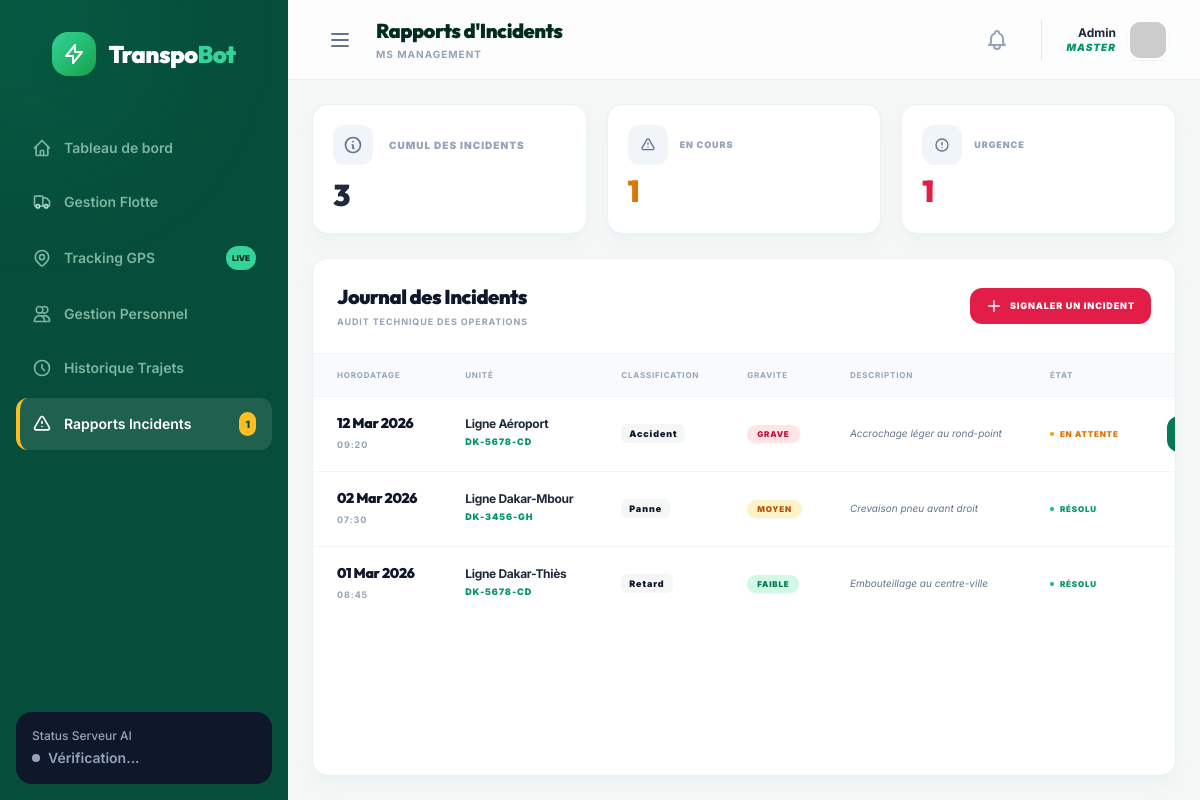
The app's page /incidents.php with its own data.
### tables this page shows
CREATE TABLE incidents (
    id INT AUTO_INCREMENT PRIMARY KEY,
    trajet_id INT NOT NULL,
    type ENUM('panne','accident','retard','autre') NOT NULL,
    description TEXT,
    gravite ENUM('faible','moyen','grave') DEFAULT 'faible',
    date_incident DATETIME NOT NULL,
    resolu BOOLEAN DEFAULT FALSE,
    created_at TIMESTAMP DEFAULT CURRENT_TIMESTAMP,
    FOREIGN KEY (trajet_id) REFERENCES trajets(id)
);

CREATE TABLE lignes (
    id INT AUTO_INCREMENT PRIMARY KEY,
    code VARCHAR(10) NOT NULL UNIQUE,
    nom VARCHAR(100),
    origine VARCHAR(100) NOT NULL,
    destination VARCHAR(100) NOT NULL,
    distance_km DECIMAL(6,2),
    duree_minutes INT,
    origine_lat DECIMAL(10,7) DEFAULT NULL,
    origine_lng DECIMAL(10,7) DEFAULT NULL,
    destination_lat DECIMAL(10,7) DEFAULT NULL,
    destination_lng DECIMAL(10,7) DEFAULT NULL
);

CREATE TABLE vehicules (
    id INT AUTO_INCREMENT PRIMARY KEY,
    immatriculation VARCHAR(20) NOT NULL UNIQUE,
    type ENUM('bus','minibus','taxi') NOT NULL,
    capacite INT NOT NULL,
    statut ENUM('actif','maintenance','hors_service') DEFAULT 'actif',
    kilometrage INT DEFAULT 0,
    date_acquisition DATE,
    latitude DECIMAL(10,7) DEFAULT NULL,
    longitude DECIMAL(10,7) DEFAULT NULL,
    carburant INT DEFAULT 100,
    vitesse DECIMAL(5,2) DEFAULT 0,
    created_at TIMESTAMP DEFAULT CURRENT_TIMESTAMP
);

### public/incidents.php (the view, shortened to what this page needs)
<?php
require_once 'includes/db.php';
include 'includes/header.php';
$incident_stats = [
    'total' => $pdo->query("SELECT COUNT(*) FROM incidents")->fetchColumn(),
    'non_resolus' => $pdo->query("SELECT COUNT(*) FROM incidents WHERE resolu = 0")->fetchColumn(),
    'graves' => $pdo->query("SELECT COUNT(*) FROM incidents WHERE gravite = 'grave' AND resolu = 0")->fetchColumn()
];
$incidents = $pdo->query("SELECT i.*, t.date_heure_depart, l.nom as ligne_nom, v.immatriculation
                          FROM incidents i
                          JOIN trajets t ON i.trajet_id = t.id
                          JOIN lignes l ON t.ligne_id = l.id
                          JOIN vehicules v ON t.vehicule_id = v.id
                          ORDER BY i.date_incident DESC")->fetchAll();
?>
<div class="grid grid-cols-1 md:grid-cols-3 gap-5 mb-6 shrink-0">
    <div class="bg-white p-5 rounded-2xl border border-slate-200/60 shadow-lg shadow-slate-200/30 group hover:translate-y-1 transition-all">
        <div class="flex items-center gap-4 mb-3">
            <div class="w-10 h-10 bg-slate-100 rounded-xl flex items-center justify-center text-slate-500 group-hover:bg-[#064e3b] group-hover:text-white transition-colors">
                <svg xmlns="http://www.w3.org/2000/svg" class="h-5 w-5" fill="none" viewBox="0 0 24 24" stroke="currentColor"><path stroke-linecap="round" stroke-linejoin="round" stroke-width="2" d="M13 16h-1v-4h-1m1-4h.01M21 12a9 9 0 11-18 0 9 9 0 0118 0z" /></svg>
            </div>
            <p class="text-[10px] font-black text-slate-400 uppercase tracking-widest">Cumul des Incidents</p>
        </div>
        <h3 id="stat-inc-total" class="text-3xl font-display font-black text-slate-800"><?php echo $incident_stats['total']; ?></h3>
    </div>
    <div class="bg-white p-5 rounded-2xl border border-slate-200/60 shadow-lg shadow-slate-200/30 group hover:translate-y-1 transition-all">
        <div class="flex items-center gap-3 mb-2">
            <div class="w-10 h-10 bg-slate-100 rounded-xl flex items-center justify-center text-slate-500 group-hover:bg-[#f59e0b] group-hover:text-white transition-colors">
            </div>
            <p class="text-[9px] font-black text-slate-400 uppercase tracking-widest">En cours</p>
        </div>
        <h3 id="stat-inc-current" class="text-3xl font-display font-black text-amber-600"><?php echo $incident_stats['non_resolus']; ?></h3>
    </div>
    <div class="bg-white p-5 rounded-2xl border border-slate-200/60 shadow-lg shadow-slate-200/30 group hover:translate-y-1 transition-all">
        <div class="flex items-center gap-3 mb-2">
            <div class="w-10 h-10 bg-slate-100 rounded-xl flex items-center justify-center text-slate-500 group-hover:bg-[#e11d48] group-hover:text-white transition-colors">
                <svg xmlns="http://www.w3.org/2000/svg" class="h-4 w-4" fill="none" viewBox="0 0 24 24" stroke="currentColor"><path stroke-linecap="round" stroke-linejoin="round" stroke-width="2" d="M12 8v4m0 4h.01M21 12a9 9 0 11-18 0 9 9 0 0118 0z" /></svg>
            </div>
            <p class="text-[9px] font-black text-slate-400 uppercase tracking-widest">Urgence</p>
        </div>
        <h3 id="stat-inc-grave" class="text-3xl font-display font-black text-rose-600"><?php echo $incident_stats['graves']; ?></h3>
    </div>
</div>
<div class="bg-white rounded-2xl border border-slate-200/60 overflow-hidden shadow-lg shadow-slate-200/30 flex-1 flex flex-col min-h-0">
    <div class="p-6 flex justify-between items-center bg-white/50 backdrop-blur-sm shrink-0">
        <div>
            <h2 class="text-xl font-display font-black text-slate-900 tracking-tight">Journal des Incidents</h2>
            <p class="text-[9px] text-slate-400 font-bold uppercase tracking-widest mt-1">Audit technique des operations</p>
        </div>
        <button onclick="addIncident()" class="bg-rose-600 text-white px-4 py-2.5 rounded-xl text-[9px] font-black uppercase tracking-widest hover:bg-rose-700 hover:shadow-lg transition-all flex items-center gap-2">
            <svg xmlns="http://www.w3.org/2000/svg" class="h-4 w-4" fill="none" viewBox="0 0 24 24" stroke="currentColor"><path stroke-linecap="round" stroke-linejoin="round" stroke-width="2" d="M12 4v16m8-8H4" /></svg>
            Signaler un Incident
        </button>
    </div>
    <div class="overflow-auto flex-1 custom-scrollbar min-h-0 border-t border-slate-100">
        <table class="w-full text-left">
            <thead class="bg-slate-50 text-slate-400 text-[8px] uppercase font-black tracking-widest">
                <tr>
                    <th class="px-6 py-4 border-b border-slate-100">Horodatage</th>
                    <th class="px-6 py-4 border-b border-slate-100">Unité</th>
                    <th class="px-6 py-4 border-b border-slate-100">Classification</th>
                    <th class="px-6 py-4 border-b border-slate-100">Gravite</th>
                    <th class="px-6 py-4 border-b border-slate-100">Description</th>
                    <th class="px-6 py-4 border-b border-slate-100">État</th>
                    <th class="px-6 py-4 border-b border-slate-100 text-right">Intervention</th>
                </tr>
            </thead>
            <tbody class="text-sm divide-y divide-slate-100">
                <?php foreach($incidents as $i): ?>
                <tr class="group hover:bg-emerald-50/40 transition-all duration-300">
                    <td class="px-6 py-4 whitespace-nowrap">
                        <p class="font-display font-black text-slate-900 text-sm tracking-tight"><?php echo date('d M Y', strtotime($i['date_incident'])); ?></p>
                        <p class="text-[9px] text-slate-400 font-bold uppercase tracking-widest mt-0.5"><?php echo date('H:i', strtotime($i['date_incident'])); ?></p>
                    </td>
                    <td class="px-6 py-4 whitespace-nowrap">
                        <p class="font-bold text-slate-800 text-xs tracking-tight"><?php echo $i['ligne_nom']; ?></p>
                        <p class="text-[9px] text-emerald-600 font-black uppercase tracking-widest"><?php echo $i['immatriculation']; ?></p>
                    </td>
                    <td class="px-6 py-4 whitespace-nowrap">
                        <span class="capitalize text-slate-900 font-black text-[9px] tracking-widest bg-stone px-2 py-1 rounded-md"><?php echo $i['type']; ?></span>
                    </td>
                    <td class="px-6 py-4 whitespace-nowrap">
                        <?php
                        $gravClass = $i['gravite'] == 'grave' ? 'bg-rose-100 text-rose-700' : ($i['gravite'] == 'moyen' ? 'bg-amber-100 text-amber-700' : 'bg-emerald-100 text-emerald-700');
                        ?>
                        <span class="px-2.5 py-1 rounded-full text-[8px] font-black uppercase tracking-widest shadow-sm <?php echo $gravClass; ?>">
                            <?php echo $i['gravite']; ?>
                        </span>
                    </td>
                    <td class="px-6 py-4 text-slate-500 italic max-w-[200px] truncate text-[10px] leading-relaxed">
                        <?php echo $i['description']; ?>
                    </td>
                    <td class="px-6 py-4 whitespace-nowrap">
                        <?php if($i['resolu']): ?>
                            <span class="flex items-center gap-1.5 text-emerald-600 font-black text-[8px] uppercase tracking-widest">
                                <div class="w-1 h-1 bg-emerald-500 rounded-full"></div>
                                Résolu
                            </span>
                        <?php else: ?>
                            <span class="flex items-center gap-1.5 text-amber-600 font-black text-[8px] uppercase tracking-widest animate-pulse">
                                <div class="w-1 h-1 bg-amber-500 rounded-full"></div>
                                En attente
                            </span>
                        <?php endif; ?>
                    </td>
                    <td class="px-6 py-4 text-right whitespace-nowrap space-x-1">
                        <?php if(!$i['resolu']): ?>
                            <form action="actions/incident_action.php" method="POST" class="inline">
                                <button type="submit" class="bg-emerald-700 text-white px-4 py-2 rounded-xl text-[9px] font-black uppercase tracking-widest hover:bg-emerald-800 hover:shadow-lg transition-all">
                                </button>
                            </form>
                        <?php endif; ?>
                    </td>
                </tr>
                <?php endforeach; ?>
            </tbody>
        </table>
    </div>
</div>
<?php include 'includes/footer.php'; ?>

### records on screen
incidents: trajet "3", resolu "1", date_incident "02 Mar 2026", date_incident "07:30", lignes.nom "Ligne Dakar-Mbour", vehicules.immatriculation "DK-3456-GH", type "Panne", gravite "MOYEN", description "Crevaison pneu avant droit", shows "RÉSOLU"
incidents: date_incident "12 Mar 2026", date_incident "09:20", lignes.nom "Ligne Aéroport", vehicules.immatriculation "DK-5678-CD", type "Accident", gravite "GRAVE", description "Accrochage léger au rond-point", resolu 0 (drawn)
incidents: date_incident "01 Mar 2026", date_incident "08:45", lignes.nom "Ligne Dakar-Thiès", vehicules.immatriculation "DK-5678-CD", type "Retard", gravite "FAIBLE", description "Embouteillage au centre-ville", resolu 1 (drawn)

### other values on screen
$unresolved_count "1"
